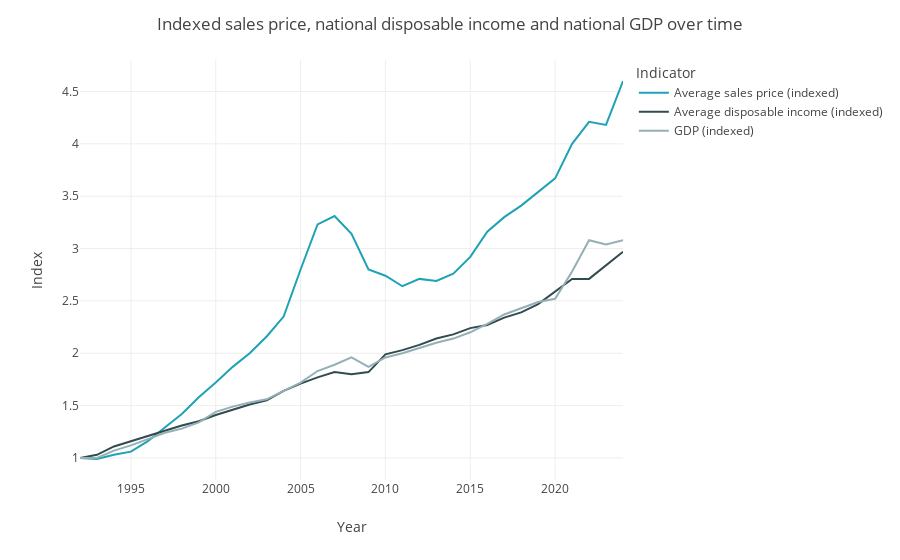

Source (notebook cell):
### Code cell
# Plotting the data on a chart
fig = px.line(
    data_to_display,
    x="Year",
    y="Index",
    color="Indicator",
)
fig.update_layout({"title": chart_title})
fig.update_traces(textposition="top center")
fig

### Figure 1 — Plotly figure (JSON) as saved in the notebook; plotly's stock layout.template omitted (floating-point values rounded to 4 significant figures)
{"data": [{"hovertemplate": "Indicator=Average sales price (indexed)<br>Year=%{x}<br>Index=%{y}<extra></extra>", "legendgroup": "Average sales price (indexed)", "line": {"color": "#1ea2b5", "dash": "solid"}, "marker": {"symbol": "circle"}, "mode": "lines", "name": "Average sales price (indexed)", "orientation": "v", "showlegend": true, "textposition": "top center", "type": "scatter", "x": [2024, 2023, 2022, 2021, 2020, 2019, 2018, 2017, 2016, 2015, 2014, 2013, 2012, 2011, 2010, 2009, 2008, 2007, 2006, 2005, 2004, 2003, 2002, 2001, 2000, 1999, 1998, 1997, 1996, 1995, 1994, 1993, 1992], "xaxis": "x", "y": [4.6, 4.18, 4.21, 4, 3.67, 3.54, 3.41, 3.3, 3.16, 2.92, 2.76, 2.69, 2.71, 2.64, 2.74, 2.8, 3.14, 3.31, 3.23, 2.8, 2.35, 2.16, 2, 1.87, 1.72, 1.58, 1.42, 1.29, 1.16, 1.06, 1.03, 0.99, 1], "yaxis": "y"}, {"hovertemplate": "Indicator=Average disposable income (indexed)<br>Year=%{x}<br>Index=%{y}<extra></extra>", "legendgroup": "Average disposable income (indexed)", "line": {"color": "#324b4f", "dash": "solid"}, "marker": {"symbol": "circle"}, "mode": "lines", "name": "Average disposable income (indexed)", "orientation": "v", "showlegend": true, "textposition": "top center", "type": "scatter", "x": [2024, 2023, 2022, 2021, 2020, 2019, 2018, 2017, 2016, 2015, 2014, 2013, 2012, 2011, 2010, 2009, 2008, 2007, 2006, 2005, 2004, 2003, 2002, 2001, 2000, 1999, 1998, 1997, 1996, 1995, 1994, 1993, 1992], "xaxis": "x", "y": [2.97, 2.84, 2.71, 2.71, 2.59, 2.47, 2.39, 2.34, 2.27, 2.24, 2.18, 2.14, 2.08, 2.03, 1.99, 1.82, 1.8, 1.82, 1.77, 1.71, 1.64, 1.55, 1.51, 1.46, 1.41, 1.35, 1.31, 1.26, 1.21, 1.16, 1.11, 1.03, 1], "yaxis": "y"}, {"hovertemplate": "Indicator=GDP (indexed)<br>Year=%{x}<br>Index=%{y}<extra></extra>", "legendgroup": "GDP (indexed)", "line": {"color": "#95b0b5", "dash": "solid"}, "marker": {"symbol": "circle"}, "mode": "lines", "name": "GDP (indexed)", "orientation": "v", "showlegend": true, "textposition": "top center", "type": "scatter", "x": [2024, 2023, 2022, 2021, 2020, 2019, 2018, 2017, 2016, 2015, 2014, 2013, 2012, 2011, 2010, 2009, 2008, 2007, 2006, 2005, 2004, 2003, 2002, 2001, 2000, 1999, 1998, 1997, 1996, 1995, 1994, 1993, 1992], "xaxis": "x", "y": [3.08, 3.04, 3.08, 2.78, 2.52, 2.49, 2.43, 2.37, 2.28, 2.2, 2.14, 2.1, 2.05, 2, 1.96, 1.87, 1.96, 1.89, 1.83, 1.72, 1.64, 1.56, 1.53, 1.49, 1.44, 1.34, 1.28, 1.24, 1.18, 1.12, 1.07, 1, 1], "yaxis": "y"}], "layout": {"legend": {"title": {"text": "Indicator"}, "tracegroupgap": 0}, "margin": {"t": 60}, "title": {"text": "Indexed sales price, national disposable income and national GDP over time"}, "xaxis": {"anchor": "y", "domain": [0, 1], "title": {"text": "Year"}}, "yaxis": {"anchor": "x", "domain": [0, 1], "title": {"text": "Index"}}}}
